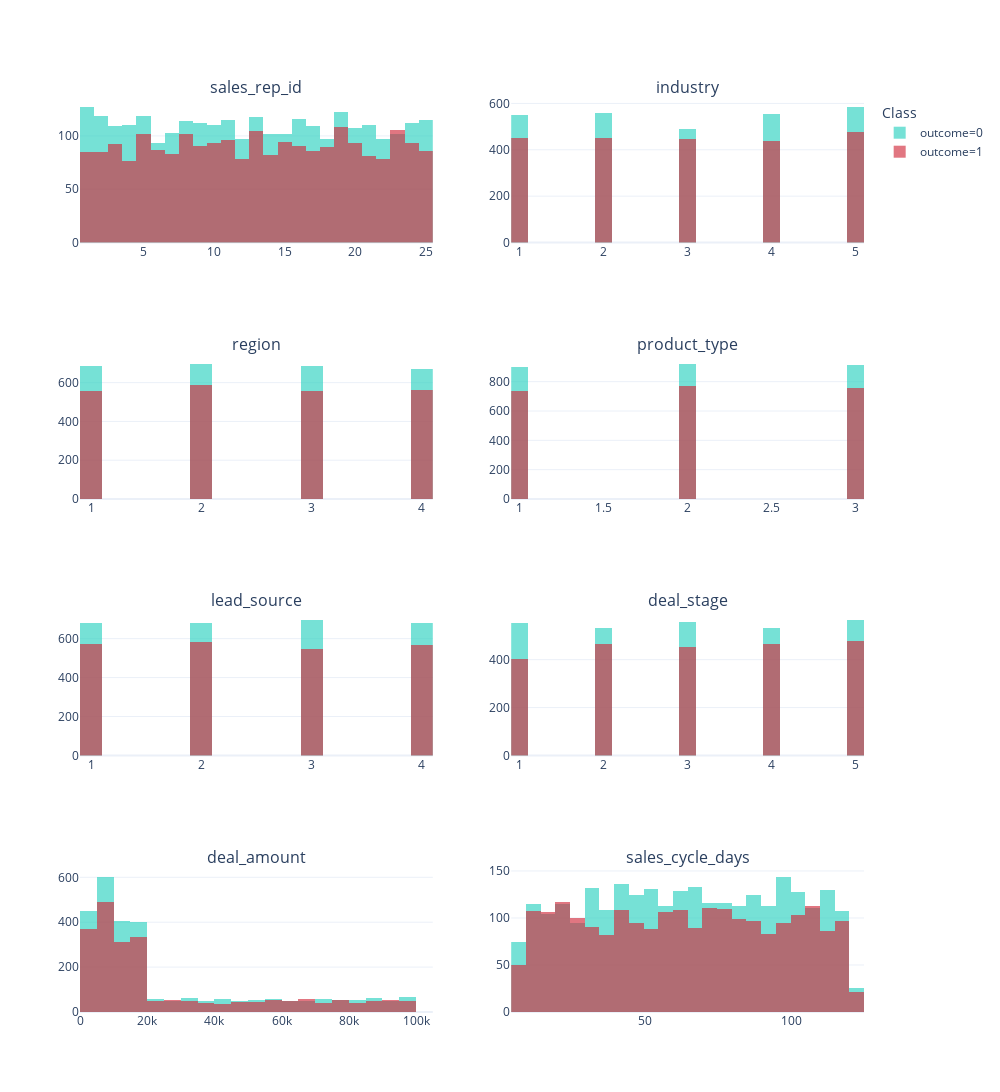

Write notebook code for a chart like this one.
### Code cell
col_grid = [
    ['sales_rep_id', 'industry'],
    ['region', 'product_type'], 
    ['lead_source', 'deal_stage'], 
    ['deal_amount', 'sales_cycle_days']
]

utils.plot_dist_grid(data, col_grid=col_grid, bins=25)

### Figure 1 — Plotly figure (JSON) as saved in the notebook; plotly's stock layout.template omitted (floating-point values rounded to 4 significant figures; data arrays with more than 128 entries replaced by an {"elided": "..."} marker saying what was removed)
{"data": [{"marker": {"color": "#2DD2C1"}, "name": "outcome=0", "nbinsx": 25, "opacity": 0.65, "showlegend": true, "type": "histogram", "x": {"elided": "2737 int values"}, "xaxis": "x", "yaxis": "y"}, {"marker": {"color": "#D22D3E"}, "name": "outcome=1", "nbinsx": 25, "opacity": 0.65, "showlegend": true, "type": "histogram", "x": {"elided": "2263 int values"}, "xaxis": "x", "yaxis": "y"}, {"marker": {"color": "#2DD2C1"}, "name": "outcome=0", "nbinsx": 25, "opacity": 0.65, "showlegend": false, "type": "histogram", "x": {"elided": "2737 int values"}, "xaxis": "x2", "yaxis": "y2"}, {"marker": {"color": "#D22D3E"}, "name": "outcome=1", "nbinsx": 25, "opacity": 0.65, "showlegend": false, "type": "histogram", "x": {"elided": "2263 int values"}, "xaxis": "x2", "yaxis": "y2"}, {"marker": {"color": "#2DD2C1"}, "name": "outcome=0", "nbinsx": 25, "opacity": 0.65, "showlegend": false, "type": "histogram", "x": {"elided": "2737 int values"}, "xaxis": "x3", "yaxis": "y3"}, {"marker": {"color": "#D22D3E"}, "name": "outcome=1", "nbinsx": 25, "opacity": 0.65, "showlegend": false, "type": "histogram", "x": {"elided": "2263 int values"}, "xaxis": "x3", "yaxis": "y3"}, {"marker": {"color": "#2DD2C1"}, "name": "outcome=0", "nbinsx": 25, "opacity": 0.65, "showlegend": false, "type": "histogram", "x": {"elided": "2737 int values"}, "xaxis": "x4", "yaxis": "y4"}, {"marker": {"color": "#D22D3E"}, "name": "outcome=1", "nbinsx": 25, "opacity": 0.65, "showlegend": false, "type": "histogram", "x": {"elided": "2263 int values"}, "xaxis": "x4", "yaxis": "y4"}, {"marker": {"color": "#2DD2C1"}, "name": "outcome=0", "nbinsx": 25, "opacity": 0.65, "showlegend": false, "type": "histogram", "x": {"elided": "2737 int values"}, "xaxis": "x5", "yaxis": "y5"}, {"marker": {"color": "#D22D3E"}, "name": "outcome=1", "nbinsx": 25, "opacity": 0.65, "showlegend": false, "type": "histogram", "x": {"elided": "2263 int values"}, "xaxis": "x5", "yaxis": "y5"}, {"marker": {"color": "#2DD2C1"}, "name": "outcome=0", "nbinsx": 25, "opacity": 0.65, "showlegend": false, "type": "histogram", "x": {"elided": "2737 int values"}, "xaxis": "x6", "yaxis": "y6"}, {"marker": {"color": "#D22D3E"}, "name": "outcome=1", "nbinsx": 25, "opacity": 0.65, "showlegend": false, "type": "histogram", "x": {"elided": "2263 int values"}, "xaxis": "x6", "yaxis": "y6"}, {"marker": {"color": "#2DD2C1"}, "name": "outcome=0", "nbinsx": 25, "opacity": 0.65, "showlegend": false, "type": "histogram", "x": {"elided": "2737 int values"}, "xaxis": "x7", "yaxis": "y7"}, {"marker": {"color": "#D22D3E"}, "name": "outcome=1", "nbinsx": 25, "opacity": 0.65, "showlegend": false, "type": "histogram", "x": {"elided": "2263 int values"}, "xaxis": "x7", "yaxis": "y7"}, {"marker": {"color": "#2DD2C1"}, "name": "outcome=0", "nbinsx": 25, "opacity": 0.65, "showlegend": false, "type": "histogram", "x": {"elided": "2737 int values"}, "xaxis": "x8", "yaxis": "y8"}, {"marker": {"color": "#D22D3E"}, "name": "outcome=1", "nbinsx": 25, "opacity": 0.65, "showlegend": false, "type": "histogram", "x": {"elided": "2263 int values"}, "xaxis": "x8", "yaxis": "y8"}], "layout": {"annotations": [{"font": {"size": 16}, "showarrow": false, "text": "sales_rep_id", "x": 0.225, "xanchor": "center", "xref": "paper", "y": 1, "yanchor": "bottom", "yref": "paper"}, {"font": {"size": 16}, "showarrow": false, "text": "industry", "x": 0.775, "xanchor": "center", "xref": "paper", "y": 1, "yanchor": "bottom", "yref": "paper"}, {"font": {"size": 16}, "showarrow": false, "text": "region", "x": 0.225, "xanchor": "center", "xref": "paper", "y": 0.7188, "yanchor": "bottom", "yref": "paper"}, {"font": {"size": 16}, "showarrow": false, "text": "product_type", "x": 0.775, "xanchor": "center", "xref": "paper", "y": 0.7188, "yanchor": "bottom", "yref": "paper"}, {"font": {"size": 16}, "showarrow": false, "text": "lead_source", "x": 0.225, "xanchor": "center", "xref": "paper", "y": 0.4375, "yanchor": "bottom", "yref": "paper"}, {"font": {"size": 16}, "showarrow": false, "text": "deal_stage", "x": 0.775, "xanchor": "center", "xref": "paper", "y": 0.4375, "yanchor": "bottom", "yref": "paper"}, {"font": {"size": 16}, "showarrow": false, "text": "deal_amount", "x": 0.225, "xanchor": "center", "xref": "paper", "y": 0.1562, "yanchor": "bottom", "yref": "paper"}, {"font": {"size": 16}, "showarrow": false, "text": "sales_cycle_days", "x": 0.775, "xanchor": "center", "xref": "paper", "y": 0.1562, "yanchor": "bottom", "yref": "paper"}], "barmode": "overlay", "height": 1200, "legend": {"title": {"text": "Class"}}, "width": 1000, "xaxis": {"anchor": "y", "domain": [0, 0.45]}, "xaxis2": {"anchor": "y2", "domain": [0.55, 1]}, "xaxis3": {"anchor": "y3", "domain": [0, 0.45]}, "xaxis4": {"anchor": "y4", "domain": [0.55, 1]}, "xaxis5": {"anchor": "y5", "domain": [0, 0.45]}, "xaxis6": {"anchor": "y6", "domain": [0.55, 1]}, "xaxis7": {"anchor": "y7", "domain": [0, 0.45]}, "xaxis8": {"anchor": "y8", "domain": [0.55, 1]}, "yaxis": {"anchor": "x", "domain": [0.8438, 1]}, "yaxis2": {"anchor": "x2", "domain": [0.8438, 1]}, "yaxis3": {"anchor": "x3", "domain": [0.5625, 0.7188]}, "yaxis4": {"anchor": "x4", "domain": [0.5625, 0.7188]}, "yaxis5": {"anchor": "x5", "domain": [0.2812, 0.4375]}, "yaxis6": {"anchor": "x6", "domain": [0.2812, 0.4375]}, "yaxis7": {"anchor": "x7", "domain": [0, 0.1562]}, "yaxis8": {"anchor": "x8", "domain": [0, 0.1562]}}}
